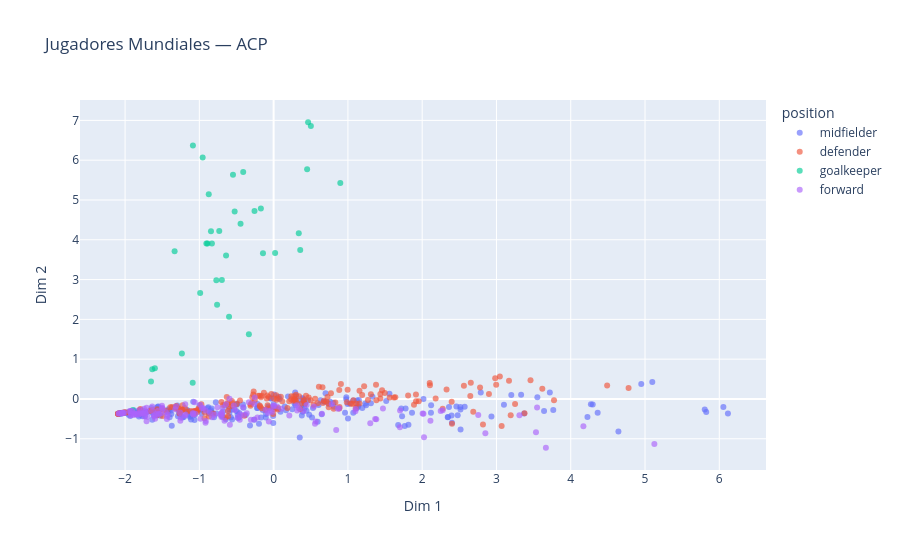
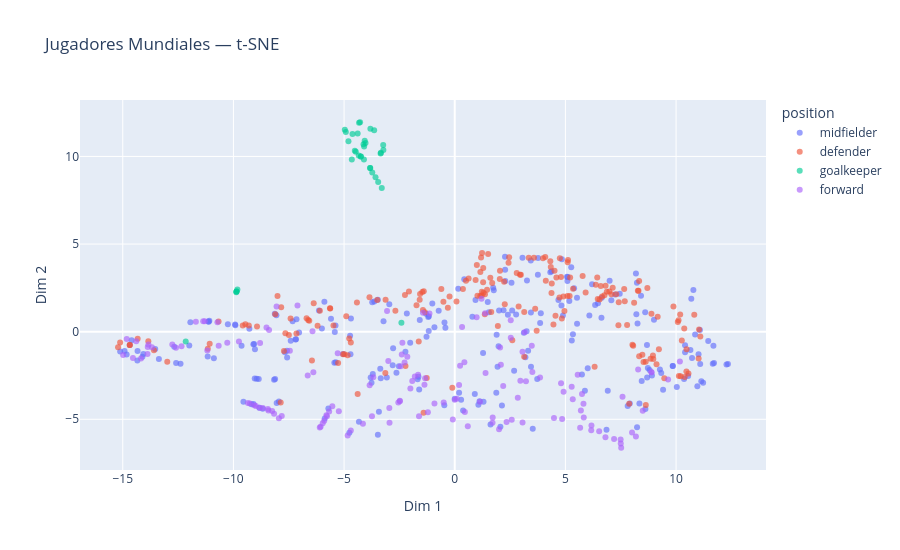
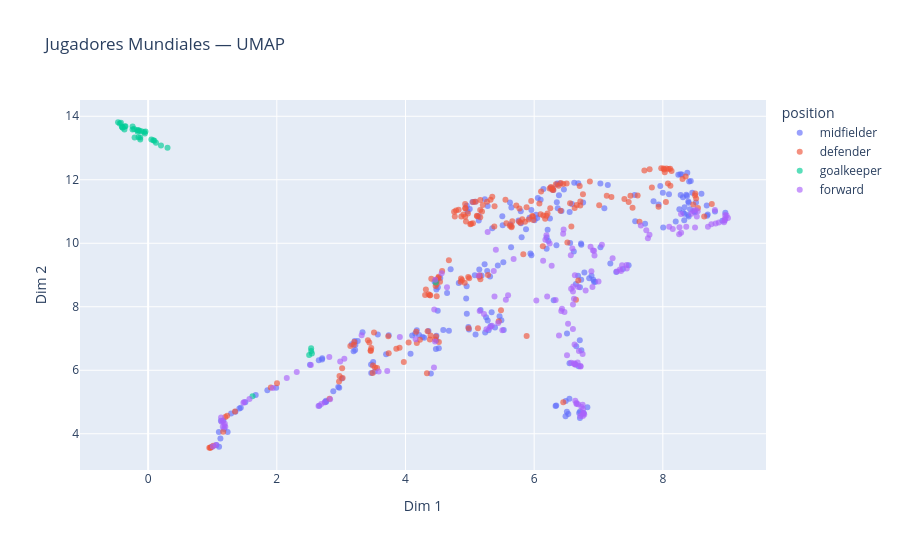

Notebook code cell kept with these figures, in order:
### Markdown cell above
---
## c) Gráficos en las dos primeras componentes

### Code cell
dr.plot_mapa_interactivo(dr.coords_pca, title='Jugadores Mundiales — ACP')
dr.plot_mapa_interactivo(dr.coords_tsne, title='Jugadores Mundiales — t-SNE')
dr.plot_mapa_interactivo(dr.coords_umap, title='Jugadores Mundiales — UMAP')

### Figure 1 — Plotly figure (JSON) as saved in the notebook; plotly's stock layout.template omitted (floating-point values rounded to 4 significant figures; data arrays with more than 128 entries replaced by an {"elided": "..."} marker saying what was removed)
{"data": [{"customdata": {"elided": "228x1 str values"}, "hovertemplate": "position=%{customdata[0]}<br>Dim 1=%{x}<br>Dim 2=%{y}<extra></extra>", "legendgroup": "midfielder", "marker": {"color": "#636efa", "opacity": 0.65, "size": 6, "symbol": "circle"}, "mode": "markers", "name": "midfielder", "orientation": "v", "showlegend": true, "type": "scatter", "x": {"elided": "228 float values"}, "xaxis": "x", "y": {"elided": "228 float values"}, "yaxis": "y"}, {"customdata": {"elided": "188x1 str values"}, "hovertemplate": "position=%{customdata[0]}<br>Dim 1=%{x}<br>Dim 2=%{y}<extra></extra>", "legendgroup": "defender", "marker": {"color": "#EF553B", "opacity": 0.65, "size": 6, "symbol": "circle"}, "mode": "markers", "name": "defender", "orientation": "v", "showlegend": true, "type": "scatter", "x": {"elided": "188 float values"}, "xaxis": "x", "y": {"elided": "188 float values"}, "yaxis": "y"}, {"customdata": [["goalkeeper"], ["goalkeeper"], ["goalkeeper"], ["goalkeeper"], ["goalkeeper"], ["goalkeeper"], ["goalkeeper"], ["goalkeeper"], ["goalkeeper"], ["goalkeeper"], ["goalkeeper"], ["goalkeeper"], ["goalkeeper"], ["goalkeeper"], ["goalkeeper"], ["goalkeeper"], ["goalkeeper"], ["goalkeeper"], ["goalkeeper"], ["goalkeeper"], ["goalkeeper"], ["goalkeeper"], ["goalkeeper"], ["goalkeeper"], ["goalkeeper"], ["goalkeeper"], ["goalkeeper"], ["goalkeeper"], ["goalkeeper"], ["goalkeeper"], ["goalkeeper"], ["goalkeeper"], ["goalkeeper"], ["goalkeeper"], ["goalkeeper"], ["goalkeeper"]], "hovertemplate": "position=%{customdata[0]}<br>Dim 1=%{x}<br>Dim 2=%{y}<extra></extra>", "legendgroup": "goalkeeper", "marker": {"color": "#00cc96", "opacity": 0.65, "size": 6, "symbol": "circle"}, "mode": "markers", "name": "goalkeeper", "orientation": "v", "showlegend": true, "type": "scatter", "x": [-1.651, -1.333, -0.1436, -0.8435, 0.0198, -0.7713, -0.3332, -0.8735, -1.634, -0.6003, -0.8904, 0.464, 0.5014, -0.9053, -0.831, -1.896, -1.09, -0.9891, -0.4096, -0.4454, 0.8976, -0.6971, -1.087, -0.9554, 0.3579, -0.5472, -0.7613, -0.2574, -0.7321, -1.599, -1.235, -0.5247, 0.3386, -0.6403, 0.451, -0.1717], "xaxis": "x", "y": [0.4368, 3.714, 3.662, 4.216, 3.67, 2.983, 1.628, 5.142, 0.7467, 2.064, 3.905, 6.953, 6.862, 3.904, 3.908, -0.2783, 0.4095, 2.663, 5.7, 4.405, 5.429, 2.987, 6.369, 6.066, 3.743, 5.637, 2.365, 4.724, 4.222, 0.7692, 1.143, 4.711, 4.165, 3.608, 5.773, 4.784], "yaxis": "y"}, {"customdata": {"elided": "143x1 str values"}, "hovertemplate": "position=%{customdata[0]}<br>Dim 1=%{x}<br>Dim 2=%{y}<extra></extra>", "legendgroup": "forward", "marker": {"color": "#ab63fa", "opacity": 0.65, "size": 6, "symbol": "circle"}, "mode": "markers", "name": "forward", "orientation": "v", "showlegend": true, "type": "scatter", "x": {"elided": "143 float values"}, "xaxis": "x", "y": {"elided": "143 float values"}, "yaxis": "y"}], "layout": {"height": 550, "legend": {"title": {"text": "position"}, "tracegroupgap": 0}, "title": {"text": "Jugadores Mundiales — ACP"}, "width": 900, "xaxis": {"anchor": "y", "domain": [0, 1], "title": {"text": "Dim 1"}}, "yaxis": {"anchor": "x", "domain": [0, 1], "title": {"text": "Dim 2"}}}}

### Figure 2 — Plotly figure (JSON) as saved in the notebook; plotly's stock layout.template omitted (floating-point values rounded to 4 significant figures; data arrays with more than 128 entries replaced by an {"elided": "..."} marker saying what was removed)
{"data": [{"customdata": {"elided": "228x1 str values"}, "hovertemplate": "position=%{customdata[0]}<br>Dim 1=%{x}<br>Dim 2=%{y}<extra></extra>", "legendgroup": "midfielder", "marker": {"color": "#636efa", "opacity": 0.65, "size": 6, "symbol": "circle"}, "mode": "markers", "name": "midfielder", "orientation": "v", "showlegend": true, "type": "scatter", "x": {"elided": "228 float values"}, "xaxis": "x", "y": {"elided": "228 float values"}, "yaxis": "y"}, {"customdata": {"elided": "188x1 str values"}, "hovertemplate": "position=%{customdata[0]}<br>Dim 1=%{x}<br>Dim 2=%{y}<extra></extra>", "legendgroup": "defender", "marker": {"color": "#EF553B", "opacity": 0.65, "size": 6, "symbol": "circle"}, "mode": "markers", "name": "defender", "orientation": "v", "showlegend": true, "type": "scatter", "x": {"elided": "188 float values"}, "xaxis": "x", "y": {"elided": "188 float values"}, "yaxis": "y"}, {"customdata": [["goalkeeper"], ["goalkeeper"], ["goalkeeper"], ["goalkeeper"], ["goalkeeper"], ["goalkeeper"], ["goalkeeper"], ["goalkeeper"], ["goalkeeper"], ["goalkeeper"], ["goalkeeper"], ["goalkeeper"], ["goalkeeper"], ["goalkeeper"], ["goalkeeper"], ["goalkeeper"], ["goalkeeper"], ["goalkeeper"], ["goalkeeper"], ["goalkeeper"], ["goalkeeper"], ["goalkeeper"], ["goalkeeper"], ["goalkeeper"], ["goalkeeper"], ["goalkeeper"], ["goalkeeper"], ["goalkeeper"], ["goalkeeper"], ["goalkeeper"], ["goalkeeper"], ["goalkeeper"], ["goalkeeper"], ["goalkeeper"], ["goalkeeper"], ["goalkeeper"]], "hovertemplate": "position=%{customdata[0]}<br>Dim 1=%{x}<br>Dim 2=%{y}<extra></extra>", "legendgroup": "goalkeeper", "marker": {"color": "#00cc96", "opacity": 0.65, "size": 6, "symbol": "circle"}, "mode": "markers", "name": "goalkeeper", "orientation": "v", "showlegend": true, "type": "scatter", "x": [-9.872, -4.65, -3.349, -4.47, -3.337, -3.826, -3.297, -4.802, -9.862, -3.459, -4.241, -4.277, -4.323, -4.245, -4.338, -12.16, -2.41, -3.726, -4.386, -4.094, -3.641, -3.817, -4.967, -4.921, -3.224, -4.62, -3.58, -4.031, -4.514, -9.858, -9.821, -4.121, -3.232, -4.103, -3.811, -4.069], "xaxis": "x", "y": [2.248, 9.827, 10.17, 10.26, 10.21, 9.338, 8.195, 10.87, 2.29, 8.538, 10.0, 11.95, 11.93, 9.999, 10.05, -0.563, 0.5135, 9.078, 11.32, 10.57, 11.5, 9.345, 11.52, 11.39, 10.37, 11.28, 8.81, 10.77, 10.33, 2.295, 2.402, 10.7, 10.65, 9.824, 11.58, 10.9], "yaxis": "y"}, {"customdata": {"elided": "143x1 str values"}, "hovertemplate": "position=%{customdata[0]}<br>Dim 1=%{x}<br>Dim 2=%{y}<extra></extra>", "legendgroup": "forward", "marker": {"color": "#ab63fa", "opacity": 0.65, "size": 6, "symbol": "circle"}, "mode": "markers", "name": "forward", "orientation": "v", "showlegend": true, "type": "scatter", "x": {"elided": "143 float values"}, "xaxis": "x", "y": {"elided": "143 float values"}, "yaxis": "y"}], "layout": {"height": 550, "legend": {"title": {"text": "position"}, "tracegroupgap": 0}, "title": {"text": "Jugadores Mundiales — t-SNE"}, "width": 900, "xaxis": {"anchor": "y", "domain": [0, 1], "title": {"text": "Dim 1"}}, "yaxis": {"anchor": "x", "domain": [0, 1], "title": {"text": "Dim 2"}}}}

### Figure 3 — Plotly figure (JSON) as saved in the notebook; plotly's stock layout.template omitted (floating-point values rounded to 4 significant figures; data arrays with more than 128 entries replaced by an {"elided": "..."} marker saying what was removed)
{"data": [{"customdata": {"elided": "228x1 str values"}, "hovertemplate": "position=%{customdata[0]}<br>Dim 1=%{x}<br>Dim 2=%{y}<extra></extra>", "legendgroup": "midfielder", "marker": {"color": "#636efa", "opacity": 0.65, "size": 6, "symbol": "circle"}, "mode": "markers", "name": "midfielder", "orientation": "v", "showlegend": true, "type": "scatter", "x": {"elided": "228 float values"}, "xaxis": "x", "y": {"elided": "228 float values"}, "yaxis": "y"}, {"customdata": {"elided": "188x1 str values"}, "hovertemplate": "position=%{customdata[0]}<br>Dim 1=%{x}<br>Dim 2=%{y}<extra></extra>", "legendgroup": "defender", "marker": {"color": "#EF553B", "opacity": 0.65, "size": 6, "symbol": "circle"}, "mode": "markers", "name": "defender", "orientation": "v", "showlegend": true, "type": "scatter", "x": {"elided": "188 float values"}, "xaxis": "x", "y": {"elided": "188 float values"}, "yaxis": "y"}, {"customdata": [["goalkeeper"], ["goalkeeper"], ["goalkeeper"], ["goalkeeper"], ["goalkeeper"], ["goalkeeper"], ["goalkeeper"], ["goalkeeper"], ["goalkeeper"], ["goalkeeper"], ["goalkeeper"], ["goalkeeper"], ["goalkeeper"], ["goalkeeper"], ["goalkeeper"], ["goalkeeper"], ["goalkeeper"], ["goalkeeper"], ["goalkeeper"], ["goalkeeper"], ["goalkeeper"], ["goalkeeper"], ["goalkeeper"], ["goalkeeper"], ["goalkeeper"], ["goalkeeper"], ["goalkeeper"], ["goalkeeper"], ["goalkeeper"], ["goalkeeper"], ["goalkeeper"], ["goalkeeper"], ["goalkeeper"], ["goalkeeper"], ["goalkeeper"], ["goalkeeper"]], "hovertemplate": "position=%{customdata[0]}<br>Dim 1=%{x}<br>Dim 2=%{y}<extra></extra>", "legendgroup": "goalkeeper", "marker": {"color": "#00cc96", "opacity": 0.65, "size": 6, "symbol": "circle"}, "mode": "markers", "name": "goalkeeper", "orientation": "v", "showlegend": true, "type": "scatter", "x": [2.503, -0.0409, -0.1222, -0.1709, -0.1226, 0.09712, 0.3015, -0.3528, 2.546, 0.2, -0.06295, -0.3951, -0.4085, -0.1618, -0.1012, 1.623, 4.471, 0.05051, -0.3621, -0.136, -0.368, 0.08033, -0.4225, -0.4674, -0.1482, -0.4417, 0.1229, -0.2185, -0.1498, 2.534, 2.534, -0.2412, -0.2102, -0.05043, -0.4008, -0.242], "xaxis": "x", "y": [6.482, 13.52, 13.33, 13.57, 13.27, 13.23, 13.01, 13.68, 6.526, 13.08, 13.51, 13.64, 13.68, 13.51, 13.53, 5.179, 8.767, 13.27, 13.67, 13.54, 13.58, 13.24, 13.8, 13.81, 13.34, 13.78, 13.17, 13.6, 13.56, 6.605, 6.696, 13.67, 13.33, 13.46, 13.65, 13.58], "yaxis": "y"}, {"customdata": {"elided": "143x1 str values"}, "hovertemplate": "position=%{customdata[0]}<br>Dim 1=%{x}<br>Dim 2=%{y}<extra></extra>", "legendgroup": "forward", "marker": {"color": "#ab63fa", "opacity": 0.65, "size": 6, "symbol": "circle"}, "mode": "markers", "name": "forward", "orientation": "v", "showlegend": true, "type": "scatter", "x": {"elided": "143 float values"}, "xaxis": "x", "y": {"elided": "143 float values"}, "yaxis": "y"}], "layout": {"height": 550, "legend": {"title": {"text": "position"}, "tracegroupgap": 0}, "title": {"text": "Jugadores Mundiales — UMAP"}, "width": 900, "xaxis": {"anchor": "y", "domain": [0, 1], "title": {"text": "Dim 1"}}, "yaxis": {"anchor": "x", "domain": [0, 1], "title": {"text": "Dim 2"}}}}
